Frame 1 (no input): blank canvas, image omitted
Frame 60 (no input): blank canvas, image omitted
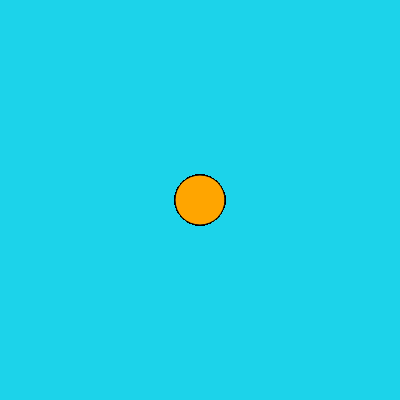
Frame 120 (the mouse pressed at the canvas centre since frame 60)

The p5.js sketch whose frames 1 and 60 were blank and that drew this single picture after the mouse press (run headless with seeded random() and noise() and a simulated clock; from frame 60 on, the mouse is pressed at the canvas centre):

// p5.js sketch
// ── sketch.js
function setup(){
    createCanvas(400, 400);
    narjara = "orange"
    background('#1CD3EA')
  }
  
  function draw(){
    fill(narjara);
    if (mouseIsPressed){
      circle(mouseX, mouseY, 50)
    }
  }
  
